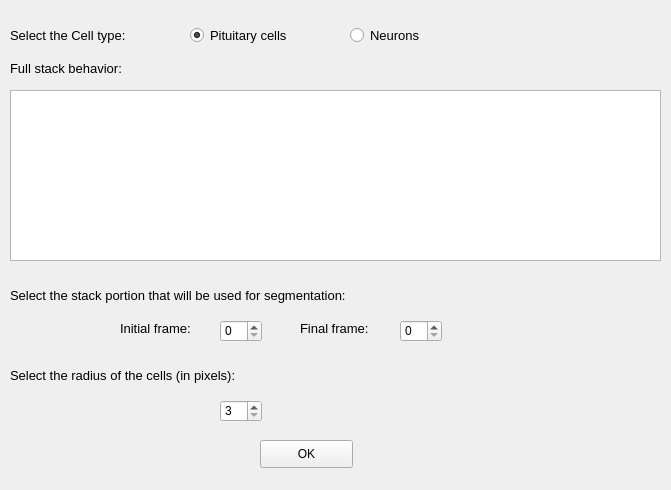
<?xml version="1.0" encoding="UTF-8"?>
<ui version="4.0">
 <class>Form</class>
 <widget class="QWidget" name="Form">
  <property name="enabled">
   <bool>true</bool>
  </property>
  <property name="geometry">
   <rect>
    <x>0</x>
    <y>0</y>
    <width>671</width>
    <height>490</height>
   </rect>
  </property>
  <property name="maximumSize">
   <size>
    <width>672</width>
    <height>490</height>
   </size>
  </property>
  <property name="windowTitle">
   <string notr="true">Form</string>
  </property>
  <property name="statusTip">
   <string/>
  </property>
  <widget class="PlotWidget" name="TimeSeriesPlot">
   <property name="geometry">
    <rect>
     <x>10</x>
     <y>90</y>
     <width>651</width>
     <height>171</height>
    </rect>
   </property>
  </widget>
  <widget class="QLabel" name="label">
   <property name="geometry">
    <rect>
     <x>10</x>
     <y>20</y>
     <width>161</width>
     <height>31</height>
    </rect>
   </property>
   <property name="font">
    <font>
     <pointsize>10</pointsize>
    </font>
   </property>
   <property name="text">
    <string>Select the Cell type:</string>
   </property>
  </widget>
  <widget class="QRadioButton" name="PituitaryButton">
   <property name="geometry">
    <rect>
     <x>190</x>
     <y>20</y>
     <width>131</width>
     <height>31</height>
    </rect>
   </property>
   <property name="font">
    <font>
     <pointsize>10</pointsize>
    </font>
   </property>
   <property name="text">
    <string>Pituitary cells</string>
   </property>
   <property name="checked">
    <bool>true</bool>
   </property>
   <attribute name="buttonGroup">
    <string notr="true">CellTypeGroup</string>
   </attribute>
  </widget>
  <widget class="QRadioButton" name="NeuronButton">
   <property name="geometry">
    <rect>
     <x>350</x>
     <y>20</y>
     <width>95</width>
     <height>31</height>
    </rect>
   </property>
   <property name="font">
    <font>
     <pointsize>10</pointsize>
    </font>
   </property>
   <property name="text">
    <string>Neurons</string>
   </property>
   <attribute name="buttonGroup">
    <string notr="true">CellTypeGroup</string>
   </attribute>
  </widget>
  <widget class="QLabel" name="label_2">
   <property name="geometry">
    <rect>
     <x>10</x>
     <y>60</y>
     <width>151</width>
     <height>16</height>
    </rect>
   </property>
   <property name="font">
    <font>
     <pointsize>10</pointsize>
    </font>
   </property>
   <property name="text">
    <string>Full stack behavior:</string>
   </property>
  </widget>
  <widget class="QLabel" name="label_3">
   <property name="geometry">
    <rect>
     <x>10</x>
     <y>280</y>
     <width>451</width>
     <height>31</height>
    </rect>
   </property>
   <property name="font">
    <font>
     <pointsize>10</pointsize>
    </font>
   </property>
   <property name="text">
    <string>Select the stack portion that will be used for segmentation:</string>
   </property>
  </widget>
  <widget class="QSpinBox" name="Fr1_spinBox">
   <property name="geometry">
    <rect>
     <x>220</x>
     <y>320</y>
     <width>42</width>
     <height>22</height>
    </rect>
   </property>
   <property name="maximum">
    <number>5000</number>
   </property>
  </widget>
  <widget class="QLabel" name="label_4">
   <property name="geometry">
    <rect>
     <x>120</x>
     <y>320</y>
     <width>101</width>
     <height>16</height>
    </rect>
   </property>
   <property name="font">
    <font>
     <pointsize>10</pointsize>
    </font>
   </property>
   <property name="text">
    <string>Initial frame: </string>
   </property>
  </widget>
  <widget class="QSpinBox" name="Fr2_spinBox">
   <property name="geometry">
    <rect>
     <x>400</x>
     <y>320</y>
     <width>42</width>
     <height>22</height>
    </rect>
   </property>
   <property name="maximum">
    <number>5000</number>
   </property>
  </widget>
  <widget class="QLabel" name="label_5">
   <property name="geometry">
    <rect>
     <x>300</x>
     <y>320</y>
     <width>101</width>
     <height>16</height>
    </rect>
   </property>
   <property name="font">
    <font>
     <pointsize>10</pointsize>
    </font>
   </property>
   <property name="text">
    <string>Final frame: </string>
   </property>
  </widget>
  <widget class="QPushButton" name="FirstDialogButton">
   <property name="enabled">
    <bool>true</bool>
   </property>
   <property name="geometry">
    <rect>
     <x>260</x>
     <y>440</y>
     <width>93</width>
     <height>28</height>
    </rect>
   </property>
   <property name="text">
    <string>OK</string>
   </property>
   <property name="autoDefault">
    <bool>false</bool>
   </property>
  </widget>
  <widget class="QLabel" name="label_6">
   <property name="geometry">
    <rect>
     <x>10</x>
     <y>360</y>
     <width>451</width>
     <height>31</height>
    </rect>
   </property>
   <property name="font">
    <font>
     <pointsize>10</pointsize>
    </font>
   </property>
   <property name="text">
    <string>Select the radius of the cells (in pixels):</string>
   </property>
  </widget>
  <widget class="QSpinBox" name="Fr3_spinBox">
   <property name="geometry">
    <rect>
     <x>220</x>
     <y>400</y>
     <width>42</width>
     <height>22</height>
    </rect>
   </property>
   <property name="minimum">
    <number>3</number>
   </property>
   <property name="maximum">
    <number>13</number>
   </property>
   <property name="singleStep">
    <number>2</number>
   </property>
   <property name="value">
    <number>3</number>
   </property>
  </widget>
 </widget>
 <customwidgets>
  <customwidget>
   <class>PlotWidget</class>
   <extends>QGraphicsView</extends>
   <header>pyqtgraph</header>
  </customwidget>
 </customwidgets>
 <resources/>
 <connections/>
 <buttongroups>
  <buttongroup name="CellTypeGroup"/>
 </buttongroups>
</ui>
